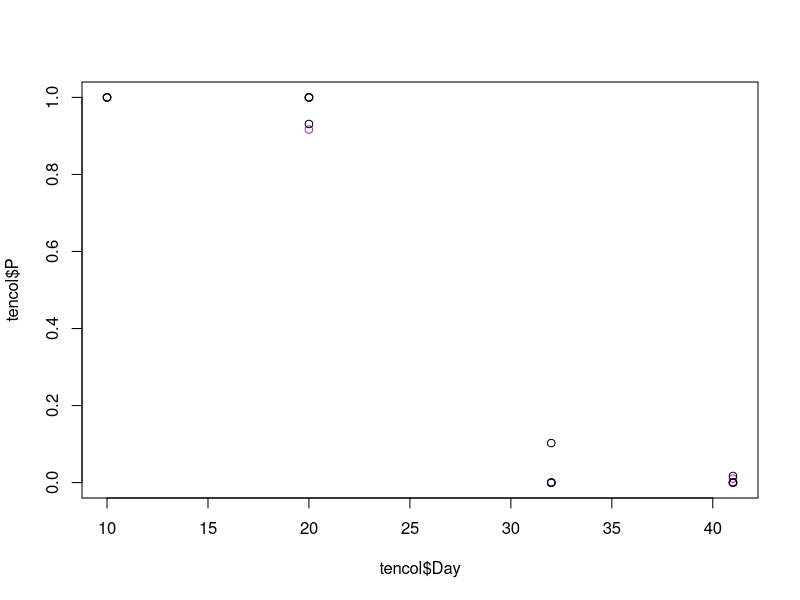
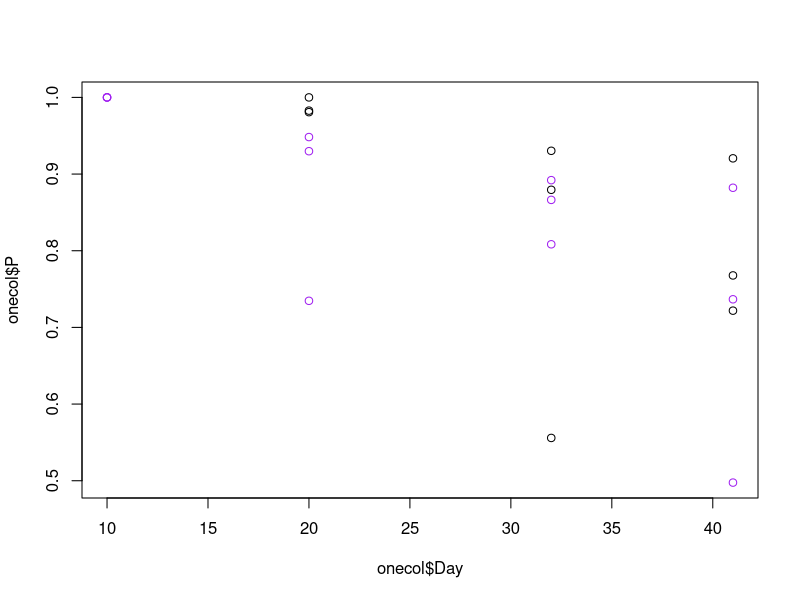

Write R code to recreate these figures, in order.
# Starvation Culture Colony Count Analysis
# Jared Brewer
# Created: July 22, 2015
# Modified: July 23, 2015

# Run a regression and make a line plot.

tencol <- read.csv("StarvationColony_TenDay_07232015_2_WJB.csv", header = T)
onecol <- read.csv("StarvationColony_OneDay_07232015_2_WJB.csv", header = T)

# Look at relative abundance and graph separately.
# Also think about doing ratios instead of absolute numbers.

plot(tencol$Day, tencol$P, col='purple')
points(tencol$Day, tencol$W, col='black')
abline(lm(Day~P, data=tencol))
abline(lm(Day~W, data=tencol))

# Run a regression and look for differences, one at a time.
tencolP.reg <- lm(Day~P, data=tencol)
summary(tencolP.reg)
# Significance! 

tencolW.reg <- lm(Day~W, data=tencol)
summary(tencolW.reg)

plot(onecol$Day, onecol$P, col='purple')
points(onecol$Day, onecol$W, col='black')
abline(lm(Day~P, data=onecol))
abline(lm(Day~W, data=onecol))

onecolP.reg <- lm(Day~P, data=onecol)
summary(onecolP.reg)

onecolW.reg <- lm(Day~W, data=onecol)
summary(onecolW.reg)

# What does it mean to fit a model to it? Will a regression give me that data? 
# How do I fit proper lines to it? And how do I get an equation from that?